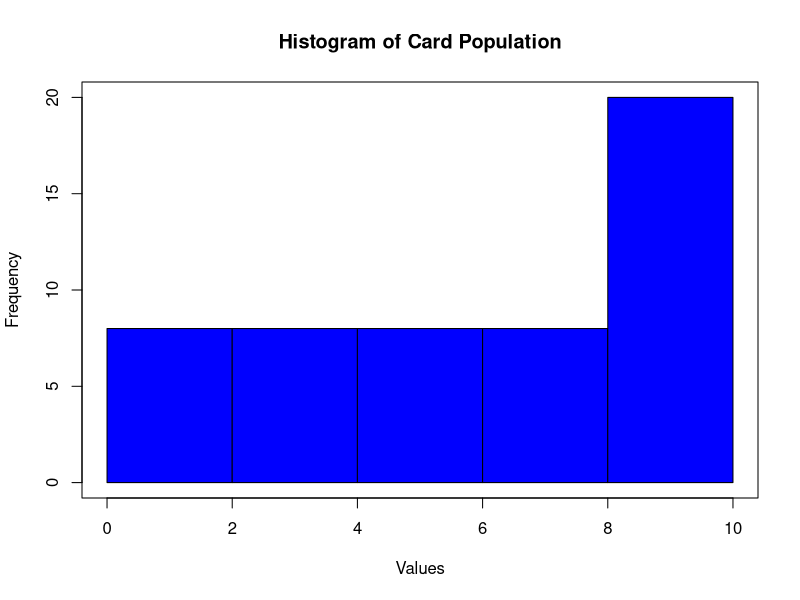
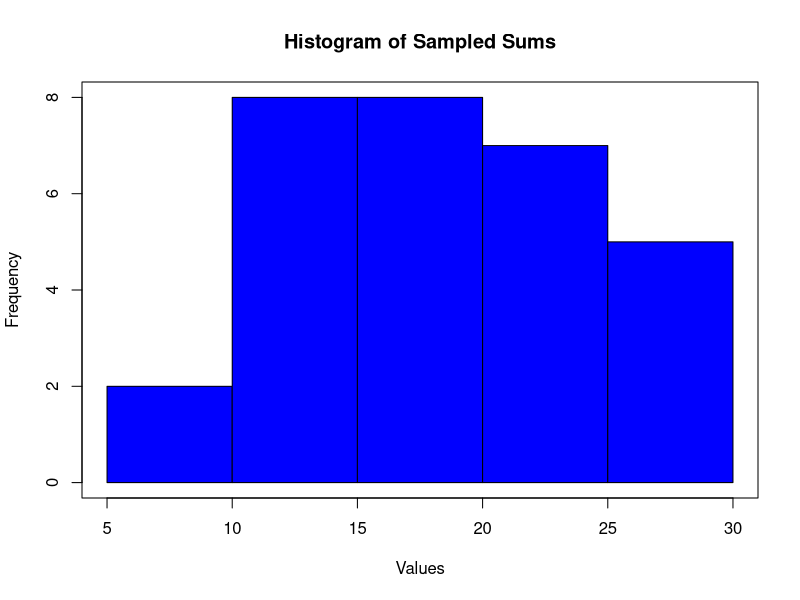
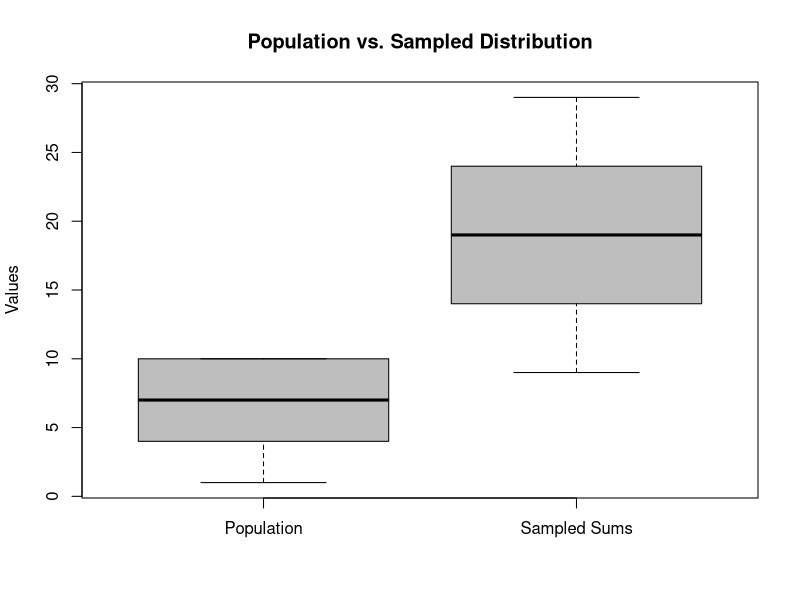

Recreate these plots in R, in order.
## Importing libraries
library(dplyr)
library(tidyr)


## Defining custion sum_spc function
sum_spc <- function(x){
  min_x <- min(x)
  mean_x <- mean(x)
  med_x <- median(x)
  max_x <- max(x)
  var_x <- var(x)
  sd_x <- sd(x)
  return(c(min = min_x, mean = mean_x, med = med_x, max = max_x, var = var_x, sd = sd_x))
}


## Initializing vectors for suits, cards and values
card_suits <- c("Spades", "Diamonds", "Hearts", "Clubs")

card_names <- c("Ace", "King", "Queen", "Jack", "Ten", "Nine", "Eight", "Seven", "Six", "Five", "Four", "Three", "Two")

card_values <- c(1, 10, 10, 10, 10:2)

n_suits <- length(card_suits)


## Expanding the card types into four suits

card_deck <- expand.grid(card_names, card_suits)


## Building the card deck by adding respective values

card_deck <- card_deck %>%
              unite("Cards", c(1, 2), sep = "_", remove = TRUE) %>%
              mutate(Values = rep(card_values, n_suits))


## Outputting the population in a csv file
write.csv(card_deck, file = "Deck of Cards.csv", row.names = FALSE)


## Visualization

View(card_deck)

hist(card_deck$Values, main = "Histogram of Card Population", xlab = "Values", col = "blue", breaks = 4)
box()


## Analysis

sum_pop <- sum_spc(card_deck$Values)


## Defining sampling size and number of times to be sampled 
sample_size = 3
sampling_number = 30


## Creating empty lists and vectors
cards <- list()
sample_sums <- rep(0, sampling_number)
sample_cards <- rep(0, sampling_number)


## Setting seed for reproducing the results
set.seed(110)


## Simulating sample taking and repeating for 30 times
for(i in 1:sampling_number){
  cards[i] <- list(sample(card_deck$Cards, size = sample_size))
  sample_sums[i] <- sum(card_deck$Values[card_deck$Cards %in% cards[[i]]])
  sample_cards[i] <- paste(cards[[i]], collapse = " + ")
}

samples <- data.frame(Cards = sample_cards, Sums = sample_sums)


## Outputting the samples in a csv file
write.csv(samples, file = "30 Samples of Cards.csv", row.names = FALSE)


## Visualization
View(samples)

hist(samples$Sums, main = "Histogram of Sampled Sums", xlab = "Values", col = "blue", breaks = 4)
box()
sum_sam <- sum_spc(samples$Sums)


## Comparison using boxplots
boxplot(card_deck$Values, samples$Sums, main = "Population vs. Sampled Distribution", names = c("Population", "Sampled Sums"), ylab = "Values", col = "grey")


## Approximate range of 90% values

"
From the z table, we look for the probability 90% (0.9).
The closest we get is 0.9015 for z = 1.29. Now, we have to reverse calculate the value.

"
mu_samp = as.numeric(sum_sam[2])

sigma_samp = as.numeric(sum_sam[6])

z_90 = 1.29

x_90 = mu_samp + (sigma_samp * z_90)

"
Which gives us 26.57179. Which means approximately 90% values should be less than 26.57. 

"

## Probablity for getting a draw value of at least 20

z_20 <- (20- mu_samp)/sigma_samp

prob_20 <- (1 - pnorm(z_20))

# prob_20 <- (1 - pnorm(20, mean = mean(samples$Sums), sd = sd(samples$Sums)))*100

"
Using z table we get for z = 0.0681(0.07), the probability is 0.5279.
Therefore the probability of getting at least 20 per draw is (1-0.5279) = 0.4721.
Or, inversely we could look for the probability of z = -0.07, which directly gives us 0.4721.

"

